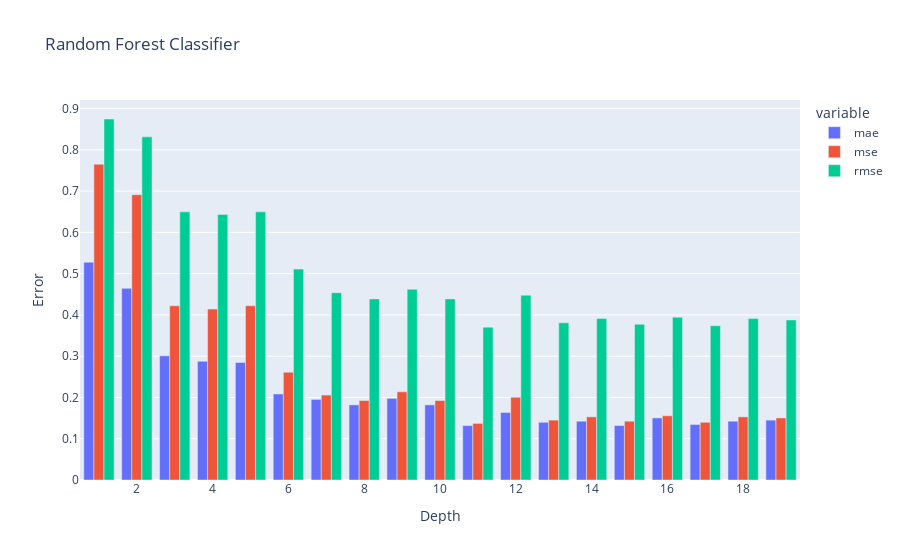

The notebook cell saved with this chart:
### Code cell
# Plot the results
df.plot.bar(x='depth', y=['mae', 'mse', 'rmse'], title='Random Forest Classifier',
            barmode='group', labels={'value': 'Error', 'depth': 'Depth'})

### Figure 1 — Plotly figure (JSON) as saved in the notebook; plotly's stock layout.template omitted (floating-point values rounded to 4 significant figures)
{"data": [{"alignmentgroup": "True", "hovertemplate": "variable=mae<br>Depth=%{x}<br>Error=%{y}<extra></extra>", "legendgroup": "mae", "marker": {"color": "#636efa", "pattern": {"shape": ""}}, "name": "mae", "offsetgroup": "mae", "orientation": "v", "showlegend": true, "textposition": "auto", "type": "bar", "x": [1, 2, 3, 4, 5, 6, 7, 8, 9, 10, 11, 12, 13, 14, 15, 16, 17, 18, 19], "xaxis": "x", "y": [0.5277, 0.4644, 0.3008, 0.2876, 0.285, 0.2084, 0.1953, 0.1821, 0.1979, 0.1821, 0.1319, 0.1636, 0.1398, 0.1425, 0.1319, 0.1504, 0.1346, 0.1425, 0.1451], "yaxis": "y"}, {"alignmentgroup": "True", "hovertemplate": "variable=mse<br>Depth=%{x}<br>Error=%{y}<extra></extra>", "legendgroup": "mse", "marker": {"color": "#EF553B", "pattern": {"shape": ""}}, "name": "mse", "offsetgroup": "mse", "orientation": "v", "showlegend": true, "textposition": "auto", "type": "bar", "x": [1, 2, 3, 4, 5, 6, 7, 8, 9, 10, 11, 12, 13, 14, 15, 16, 17, 18, 19], "xaxis": "x", "y": [0.7652, 0.6913, 0.4222, 0.4142, 0.4222, 0.2612, 0.2058, 0.1926, 0.2137, 0.1926, 0.1372, 0.2005, 0.1451, 0.153, 0.1425, 0.1557, 0.1398, 0.153, 0.1504], "yaxis": "y"}, {"alignmentgroup": "True", "hovertemplate": "variable=rmse<br>Depth=%{x}<br>Error=%{y}<extra></extra>", "legendgroup": "rmse", "marker": {"color": "#00cc96", "pattern": {"shape": ""}}, "name": "rmse", "offsetgroup": "rmse", "orientation": "v", "showlegend": true, "textposition": "auto", "type": "bar", "x": [1, 2, 3, 4, 5, 6, 7, 8, 9, 10, 11, 12, 13, 14, 15, 16, 17, 18, 19], "xaxis": "x", "y": [0.8747, 0.8314, 0.6497, 0.6436, 0.6497, 0.5111, 0.4537, 0.4389, 0.4623, 0.4389, 0.3704, 0.4478, 0.3809, 0.3912, 0.3775, 0.3946, 0.374, 0.3912, 0.3878], "yaxis": "y"}], "layout": {"barmode": "group", "legend": {"title": {"text": "variable"}, "tracegroupgap": 0}, "title": {"text": "Random Forest Classifier"}, "xaxis": {"anchor": "y", "domain": [0, 1], "title": {"text": "Depth"}}, "yaxis": {"anchor": "x", "domain": [0, 1], "title": {"text": "Error"}}}}
